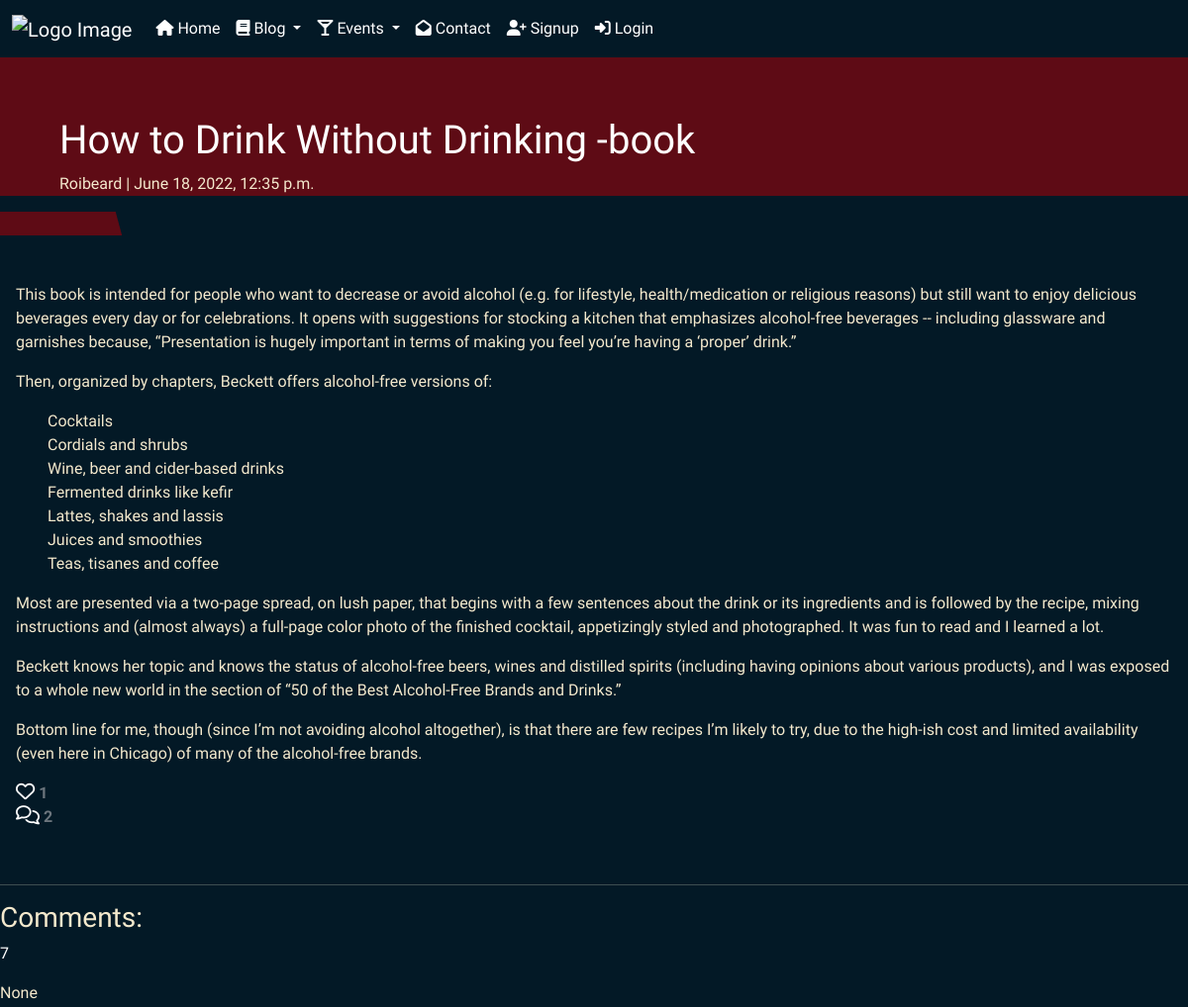
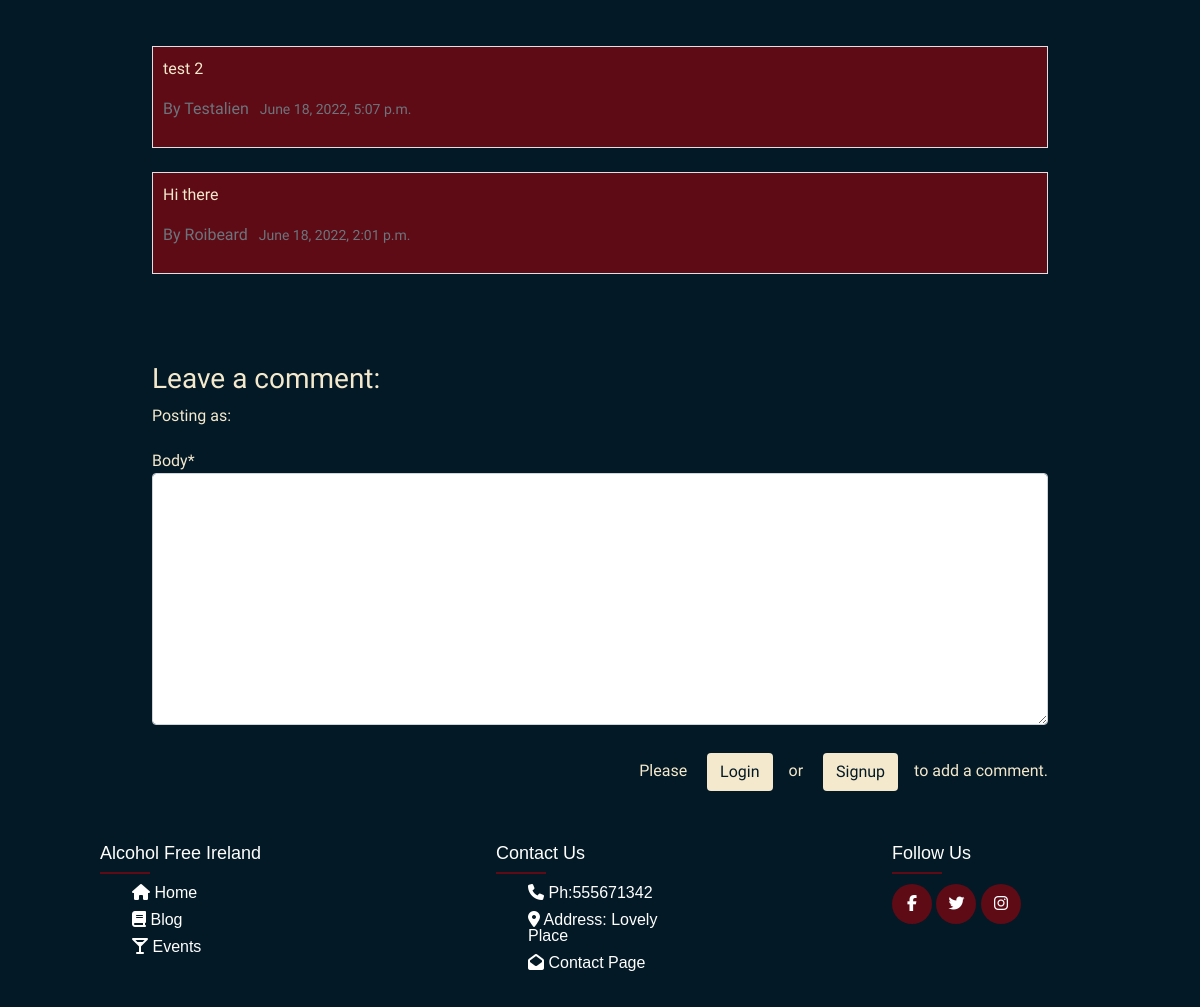
Page /7/ on the committed database (2 pictures, top to bottom).
### blog/models.py (models this page shows, shortened)
class Post(models.Model):
    title = models.CharField(max_length=200, unique=True)
    author = models.ForeignKey(
        User, on_delete=models.CASCADE, related_name="blog_posts"
    )
    featured_image = CloudinaryField('image', default='https://res.cloudinary.com/roibeard/image/upload/v1655578160/placeholder.jpg')
    excerpt = models.TextField(blank=True)
    updated_on = models.DateTimeField(auto_now=True)
    content = models.TextField()
    created_on = models.DateTimeField(auto_now_add=True)
    status = models.IntegerField(choices=STATUS, default=0)
    likes = models.ManyToManyField(
        User, related_name='blogpost_like', blank=True)
    class Meta:
        ordering = ["-created_on"]
    def number_of_likes(self):
        return self.likes.count()

class Comment(models.Model):
    post = models.ForeignKey(Post, on_delete=models.CASCADE,
                             related_name="comments")
    name = models.ForeignKey(
        User, on_delete=models.CASCADE, related_name="blog_comments", null=True
    )
    email = models.EmailField()
    body = models.TextField()
    created_on = models.DateTimeField(auto_now_add=True)
    approved = models.BooleanField(default=False)
    class Meta:
        ordering = ["created_on"]

### blog/views.py (the view, shortened to what this page needs)
# urls.py: path('<int:blog_post_id>/', views.PostDetail.as_view(), name='blog_detail'),
class PostDetail(View):
    def get(self, request, blog_post_id):
        post = get_object_or_404(Post, pk=blog_post_id)
        comments = post.comments.filter(post=post).order_by("-created_on")
        liked = False
        if post.likes.filter(id=self.request.user.id).exists():
            liked = True
        context = {
            "post": post,
            "comments": comments,
            "commented": False,
            "liked": liked,
            "comment_form": CommentForm()
        }
        return render(request, "blog_detail.html", context)

### blog/forms.py
class CommentForm(forms.ModelForm):
    class Meta:
        model = Comment
        fields = ('body',)

### templates/blog_detail.html (shortened to what this page needs)
{% extends "base.html" %}
{% load cloudinary %}
{% load crispy_forms_tags %}
{% block content %}
<div class="light-bg">
    <div class="light-bg">
        <div class="">
            <div>
                <div class="col masthead-text">
                    <h1 class="post-title">{{ post.title }}</h1>
                    <p class="post-subtitle">{{ post.author }} | {{ post.created_on }}</p>
                </div>
                <div class="masthead-image">
                </div>
            </div>
        </div>
    </div>
    <div class="light-bg">
        <div class="row">
            <div class="col card mb-4  mt-3 left top">
                <div class="card-body">
                    <p class="card-text blog_content">
                        {{ post.content | safe }}
                    </p>
                    <div class="row">
                        <div class="">
                            <strong>
                                {% if user.is_authenticated %}
                                <form class="d-line" action="{% url 'post_like' post.id %}" method="POST">
                                    {% csrf_token %}
                                    {% if liked %}
                                    <button type="submit" name="blogpost_id" value="{{post.title}}" class="btn-like"><i
                                        class="fas fa-heart"></i></button>
                                    {% else %}
                                    <button type="submit" name="blogpost_id" value="{{post.title}}" class="btn-like"><i
                                        class="far fa-heart"></i></button>
                                    {% endif %}
                                </form>
                                {% else %}
                                <span class="text-secondary"><i class="far fa-heart"></i></span>
                                {% endif %}
                                <span class="text-secondary"> {{ post.number_of_likes }}</span>
                            </strong>
                        </div>
                        <div class="col-1">
                            {% with comments.count as total_comments %}
                            <strong class="text-secondary"><i class="far fa-comments"></i>
                                {{ total_comments }}</strong>
                            {% endwith %}
                        </div>
                    </div>
                </div>
            </div>
        </div>
        <div class="row">
            <div class="col">
                <hr>
            </div>
        </div>
        <div class="row">
            <div class="">
                <h3>Comments:</h3>
                <p class="text-white">{{ post.id }}</p>
                <p>{{ request.user.id }}</p>
                <div class="comment-body">
                    {% for comment in comments %}
                    <div class="comments main-bg border" style="padding: 10px;">
                    {{ comment.body | linebreaks }}
                        <p class="font-weight-bold text-muted">  By
                            {{ comment.name }}
                            <span class=" text-muted font-weight-normal small">&#160;
                                {{ comment.created_on }}
                            </span>
                        </p>
                    </div><br>
                    {% endfor %}
                </div>
            </div>
            <div >
                <div class="comment-body">
                    {% if commented %}
                    <div class="alert alert-success" role="alert">
                        Your comment is awaiting approval
                    </div>
                    {% else %}
                    <h3>Leave a comment:</h3>
                    <p>Posting as: {{ user.username }}</p>
                    <form method="POST" style="margin-top: 1.3em;">
                        {{ comment_form | crispy }}
                        <div class="float-end mt-2 pt-1">
                            {% if user.is_authenticated %}
                            <button type="submit" class="btn btn-nonstandard">Post comment</button>
                            {% else %}
                            <p class="p-text">Please
                                <a class="btn btn-nonstandard" href="{% url 'account_login' %}"> Login </a>or
                                <a class="btn btn-nonstandard" href="{% url 'account_signup' %}">Signup</a>to add a comment.</p>
                            {% endif %}
                        </div>
                    </form>
                    {% endif %}
                </div>
            </div>
        </div>
    </div>
</div>
{% endblock content %}

### templates/base.html (shortened to what this page needs)
{% load static %}
{% load cloudinary %}
<!DOCTYPE html>
<html class="h-100">
<head>
    <link rel="stylesheet" href="https://cdnjs.cloudflare.com/ajax/libs/font-awesome/5.15.3/css/all.min.css">
    <link href="https://cdn.jsdelivr.net/npm/bootstrap@5.0.1/dist/css/bootstrap.min.css" rel="stylesheet"
>
    <link rel="stylesheet" href="{% static 'css/style.css' %}" type="text/css">
</head>
<body id="page-top">
    <header>
        <nav class="navbar sticky-top navbar-expand-lg navbar-dark bg-dark">
            <div class="container-fluid">
                <a class="navbar-brand" href="{% url 'home' %}">
                    <img src='https://res.cloudinary.com/roibeard/media/logo.png' alt="Logo Image" width="60" height="48">
                </a>
                <div class="collapse navbar-collapse" id="navbarSupportedContent">
                    <ul class="navbar-nav me-auto mb-2 mb-lg-0">
                        <li class="nav-item">
                        <a class="nav-link active" aria-current="page" href="{% url 'home' %}">
                            <i class="fas fa-home"></i> Home</a>
                        </li>
                        <li class="nav-item dropdown">
                            <a class="nav-link dropdown-toggle" href="{% url 'blog' %}" id="navbarScrollingDropdown" role="button" data-bs-toggle="dropdown" aria-expanded="false">
                                <i class="fas fa-book"></i> Blog
                            </a>
                        </li>
                        <li class="nav-item">
                        <li class="nav-item dropdown">
                            <a class="nav-link dropdown-toggle" href="{% url 'events' %}" id="navbarScrollingDropdown" role="button" data-bs-toggle="dropdown" aria-expanded="false">
                                <i class="fas fa-glass-martini-alt"></i> Events
                            </a>
                        </li>
                        <li class="nav-item">
                        <a class="nav-link" href="{% url 'contact' %}"><i class="fas fa-envelope-open"></i> Contact</a>
                        </li>
                        {% if user.is_authenticated %}
                        <li class="nav-item">
                        <a class="nav-link" href="{% url 'account_logout' %}"><i class="fas fa-sign-out-alt"></i> Logout</a>
                        </li>
                        {% else %}
                        <li class="nav-item">
                            <a class="nav-link" href="{% url 'account_signup' %}"><i class="fas fa-user-plus"></i> Signup</a>
                        </li>
                        <li class="nav-item">
                            <a class="nav-link" href="{% url 'account_login' %}"><i class="fas fa-sign-in-alt"></i> Login</a>
                        </li>
                        {% endif %}
                    </ul>
                </div>
            </div>
        </nav>
    </header>
    <main class="flex-shrink-0 main-bg">
        {% block content %}
        {% endblock content %}
    </main>
    <footer class="footer">
        <div class="container-footer">
            <div class="row g-0">
                <div class="footer-col">
                    <h4>Alcohol Free Ireland</h4>
                    <ul>
                        <li><a href="{% url 'home' %}"><i class="fas fa-home"></i>  Home</a></li>
                        <li><a href="{% url 'blog' %}"><i class="fas fa-book"></i> Blog</a></li>
                        <li><a href="{% url 'events' %}"><i class="fas fa-glass-martini-alt"></i> Events</a></li>
                    </ul>
                </div>
                <div class="footer-col">
                    <h4>Contact Us</h4>
                    <ul>
                        <li><a href="#"><i class="fas fa-phone"></i> Ph:555671342</a></li>
                        <li><a href="#"><i class="fas fa-map-marker-alt"></i> Address: Lovely place</a></li>
                        <li><a href="{% url 'contact' %}"><i class="fas fa-envelope-open"></i> Contact Page</a></li>
                    </ul>
                </div>
                <div class="footer-col">
                    <h4>Follow Us</h4>
                    <div class="social-links">
                        <a href="facebook.com"><i class="fab fa-facebook-f"></i></a>
                        <a href="twitter.com"><i class="fab fa-twitter"></i></a>
                        <a href="instagram.com"><i class="fab fa-instagram"></i></a>
                    </div>
                </div>
            </div>
        </div>
    </footer>
</body>
</html>

### static/css/style.css (style rules this page uses)
* { box-sizing: border-box; }
body { color: #F4E9CD; font-family: 'Convergence', sans-serif; margin:0; padding:0; max-width: 100%; min-height: 100vh; display: flex; flex-direction: column; }
main { flex-grow: 1; }
a { color: #F4E9CD; }
.light-bg { background-color: #031926; color: #F4E9CD; }
.main-bg { background-color:#5E0B15; }
.card { border: none; background-color: transparent; }
.masthead-text { background-color: #5E0B15; color: white; position: relative; }
.masthead-image { position: relative; overflow: hidden; height: auto; }
.masthead-image:after { content: ""; position: absolute; top: 0; right: 90%; height: 100%; width: 150%; background: #5E0B15; -webkit-transform: skew(15deg); -moz-transform: skew(15deg); transform: skew(15deg); z-index: 100; }
.row { --bs-gutter-x: 0rem; }
.comment-body { padding: 2rem; margin-left: 10vw; margin-right: 10vw; }
.blog_content { color: #fff !important; margin-left: 10vw; margin-right: 10vw; }
.post-title { margin-top: 5%; margin-left: 5%; }
.post-subtitle { margin-left: 5%; color: #F4E9CD; }
.btn-nonstandard { margin: 1rem; color: #031926; background-color:#F4E9CD; }
.navbar-dark .navbar-nav .nav-link { color: white; }
.bg-dark { background-color: #031926 !important; }
.card-text { color: #F4E9CD; }
.row { display: flex; flex-wrap: wrap; }
ul { list-style: none; }
.footer { background-color: #031926; line-height: 1; font-family: 'Poppins', sans-serif; padding: 0; --bs-gutter-x: 0rem; }
.footer-col { width: 33%; padding:20px 100px; }
.footer-col h4 { font-size: 18px; color: #fff; text-transform: capitalize; margin-bottom: 20px; font-weight: 500; position: relative; }
.footer-col h4::before { content: ''; position: absolute; left:0; bottom: -10px; background-color: #5E0B15; height: 2px; box-sizing: border-box; width: 50px; }
.footer-col ul li:not(:last-child) { margin-bottom: 10px; }
.footer-col ul li a { font-size: 16px; text-transform: capitalize; color: #ffffff; text-decoration: none; font-weight: 200; display: block; transition: all 0.3s ease; }
.footer-col .social-links a { display: inline-block; height: 40px; width: 40px; background-color: #5E0B15; margin:0; text-align: center; line-height: 40px; border-radius: 50%; color: #fff; transition: all 0.5s ease; }
input, textarea { width: 100%; padding: 5px!important; -webkit-box-sizing: border-box; -moz-box-sizing: border-box; box-sizing: border-box; border-radius: 3px; border-style: solid; border-width: 1px; border-color: rgb(169,169,169) }
.far { position: inherit; font-size: 1.2rem; left: 42%; top: 15%; color: #ffffff; }
a { text-decoration: none; color: white; }

### rows in the picture
Post: title "How to Drink Without Drinking -book", author "Roibeard", created_on "June 18, 2022, 12:35 p.m.", content "This book is intended for people who want to decrease or avoid alcohol (e.g. for lifestyle, health/medication or religious reasons) but still want to enjoy delicious beverages every day or for celebrations. It opens with suggestions for stocking a kitchen that emphasizes alcohol-free beverages -- including glassware and garnishes because, “Presentation is hugely important in terms of making you feel you’re having a ‘proper’ drink.” Then, organized by chapters, Beckett offers alcohol-free versions of: Cocktails Cordials and shrubs Wine, beer and cider-based drinks Fermented drinks like kefir Lattes, shakes and lassis Juices and smoothies Teas, tisanes and coffee Most are presented via a…", number_of_likes "1", id "7"
Comment: body "test 2", name "Testalien", created_on "June 18, 2022, 5:07 p.m."
Comment: body "Hi there", name "Roibeard", created_on "June 18, 2022, 2:01 p.m."

### other values in the picture
{{ total_comments }} "2"
{{ request.user.id }} "None"
